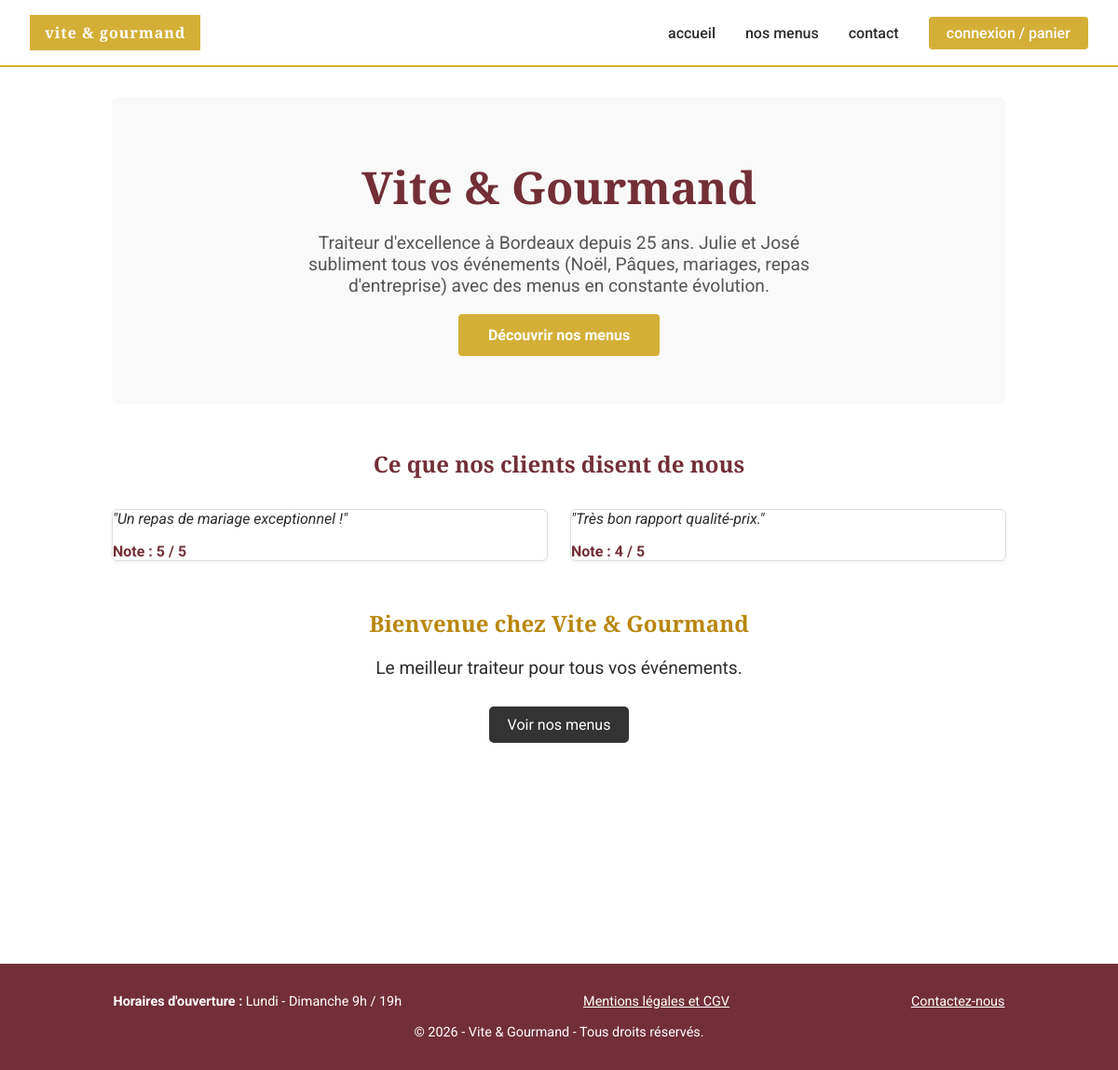
The page / on the database its author committed.
### tables this page shows
CREATE TABLE avis (
  id INT AUTO_INCREMENT PRIMARY KEY,
  commentaire TEXT NOT NULL,
  note INT NOT NULL CHECK (note BETWEEN 1 AND 5),
  valide BOOLEAN DEFAULT 0
);

### views/home.php (the view, shortened to what this page needs)
<div class="home-container" style="padding: 2rem 10%;">
    <section class="hero" style="text-align: center; padding: 4rem 0; background-color: #F9F9F9; border-radius: 8px; margin-bottom: 3rem;">
        <h1 style="font-size: 3rem; color: #722F37; margin-bottom: 1rem;">Vite & Gourmand</h1>
        <p style="font-size: 1.2rem; color: #555; max-width: 600px; margin: 0 auto 2rem auto;">
            Traiteur d'excellence à Bordeaux depuis 25 ans. Julie et José subliment tous vos événements (Noël, Pâques, mariages, repas d'entreprise) avec des menus en constante évolution.
        </p>
        <a href="/index.php?page=menus" style="background-color: #D4AF37; color: white; padding: 0.8rem 2rem; text-decoration: none; font-weight: bold; border-radius: 4px;">Découvrir nos menus</a>
    </section>
    <section class="avis-section" style="margin-top: 3rem;">
        <h2 style="text-align: center; color: #722F37; margin-bottom: 2rem;">Ce que nos clients disent de nous</h2>
        <div class="avis-grid" style="display: grid; grid-template-columns: repeat(auto-fit, minmax(280px, 1fr)); gap: 1.5rem;">
            <?php
            try {
                $stmt = $pdo->query("SELECT * FROM avis WHERE valide = 1 LIMIT 3");
                $avisList = $stmt->fetchAll();
                if ($avisList) {
                    foreach ($avisList as $avis) {
                        echo '<div style="background: #fff; border: 1px solid #ddd; padding: 1.5RPrem; border-radius: 6px; box-shadow: 0 2px 4px rgba(0,0,0,0.05);">';
                        echo '<p style="font-style: italic; margin-bottom: 1rem;">"' . htmlspecialchars($avis['commentaire']) . '"</p>';
                        echo '<p style="font-weight: bold; color: #722F37;">Note : ' . intval($avis['note']) . ' / 5</p>';
                        echo '</div>';
                    }
                } else {
                    echo '<p style="text-align: center; color: #666; grid-column: 1 / -1;">Aucun avis validé pour le moment.</p>';
                }
            } catch (PDOException $e) {
                echo '<p style="text-align: center; color: red;">Erreur SQL : "' . $e->getMessage() . '"</p>';
            }
            ?>
        </div>
        <div style="text-align: center; padding: 50px 20px; min-height: 50vh;">
    <h1 style="color: #b8860b;">Bienvenue chez Vite & Gourmand</h1>
    <p style="font-size: 1.2em; margin-top: 20px;">Le meilleur traiteur pour tous vos événements.</p>
    <a href="/public/index.php?page=menus" style="display: inline-block; margin-top: 30px; padding: 10px 20px; background-color: #333; color: white; text-decoration: none; border-radius: 5px;">Voir nos menus</a>
</div>
    </section>
</div>

### public/assets/css/style.css (style rules this page uses)
:root { --color-bordeaux: #722F37; --color-gold: #D4AF37; --color-dark: #2C2C2C; --color-light: #F9F9F9; --font-heading: 'Playfair Display', serif; --font-body: 'Roboto', sans-serif; }
* { margin: 0; padding: 0; box-sizing: border-box; }
body { font-family: var(--font-body); color: var(--color-dark); background-color: #FFFFFF; display: flex; flex-direction: column; min-height: 100vh; }
h1, h2, h3, h4, h5, h6 { font-family: var(--font-heading); }

### rows shown on the page
avis: commentaire "Un repas de mariage exceptionnel !", note "5"
avis: commentaire "Très bon rapport qualité-prix.", note "4"
